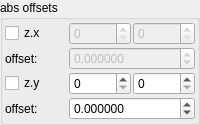
    <widget class="QGroupBox" name="groupBox_3">
     <property name="title">
      <string>abs offsets</string>
     </property>
     <layout class="QVBoxLayout" name="verticalLayout_5" stretch="0">
      <property name="spacing">
       <number>2</number>
      </property>
      <property name="leftMargin">
       <number>2</number>
      </property>
      <property name="topMargin">
       <number>2</number>
      </property>
      <property name="rightMargin">
       <number>2</number>
      </property>
      <property name="bottomMargin">
       <number>2</number>
      </property>
      <item>
       <layout class="QGridLayout" name="gridLayout_10" columnstretch="0,0,0">
        <property name="spacing">
         <number>2</number>
        </property>
        <item row="2" column="0">
         <widget class="MyCheckBox" name="checkBox_transf_function_enabledy">
          <property name="text">
           <string notr="true">z.y</string>
          </property>
         </widget>
        </item>
        <item row="0" column="0">
         <widget class="MyCheckBox" name="checkBox_transf_function_enabledx_false">
          <property name="text">
           <string notr="true">z.x</string>
          </property>
         </widget>
        </item>
        <item row="2" column="2">
         <widget class="MySpinBox" name="spinboxInt_transf_stop_iterations_C">
          <property name="sizePolicy">
           <sizepolicy hsizetype="Minimum" vsizetype="Maximum">
            <horstretch>0</horstretch>
            <verstretch>0</verstretch>
           </sizepolicy>
          </property>
          <property name="maximum">
           <number>999</number>
          </property>
         </widget>
        </item>
        <item row="1" column="0">
         <widget class="QLabel" name="label_43">
          <property name="text">
           <string>offset:</string>
          </property>
         </widget>
        </item>
        <item row="3" column="0">
         <widget class="QLabel" name="label_38">
          <property name="text">
           <string>offset:</string>
          </property>
         </widget>
        </item>
        <item row="2" column="1">
         <widget class="MySpinBox" name="spinboxInt_transf_start_iterations_C">
          <property name="sizePolicy">
           <sizepolicy hsizetype="Minimum" vsizetype="Maximum">
            <horstretch>0</horstretch>
            <verstretch>0</verstretch>
           </sizepolicy>
          </property>
          <property name="maximum">
           <number>999</number>
          </property>
         </widget>
        </item>
        <item row="0" column="2">
         <widget class="MySpinBox" name="spinboxInt_transf_stop_iterations_A">
          <property name="enabled">
           <bool>false</bool>
          </property>
          <property name="sizePolicy">
           <sizepolicy hsizetype="Minimum" vsizetype="Maximum">
            <horstretch>0</horstretch>
            <verstretch>0</verstretch>
           </sizepolicy>
          </property>
          <property name="maximum">
           <number>999</number>
          </property>
         </widget>
        </item>
        <item row="1" column="1" colspan="2">
         <widget class="MyDoubleSpinBox" name="spinbox_transf_offset_0">
          <property name="enabled">
           <bool>false</bool>
          </property>
          <property name="sizePolicy">
           <sizepolicy hsizetype="Minimum" vsizetype="Maximum">
            <horstretch>0</horstretch>
            <verstretch>0</verstretch>
           </sizepolicy>
          </property>
          <property name="prefix">
           <string/>
          </property>
          <property name="suffix">
           <string/>
          </property>
          <property name="decimals">
           <number>6</number>
          </property>
          <property name="minimum">
           <double>-99.989999999999995</double>
          </property>
          <property name="maximum">
           <double>99.989999999999995</double>
          </property>
          <property name="singleStep">
           <double>0.100000000000000</double>
          </property>
         </widget>
        </item>
        <item row="3" column="1" colspan="2">
         <widget class="MyDoubleSpinBox" name="spinbox_transf_offset_05">
          <property name="sizePolicy">
           <sizepolicy hsizetype="Minimum" vsizetype="Maximum">
            <horstretch>0</horstretch>
            <verstretch>0</verstretch>
           </sizepolicy>
          </property>
          <property name="prefix">
           <string/>
          </property>
          <property name="suffix">
           <string/>
          </property>
          <property name="decimals">
           <number>6</number>
          </property>
          <property name="minimum">
           <double>-99.989999999999995</double>
          </property>
          <property name="maximum">
           <double>99.989999999999995</double>
          </property>
          <property name="singleStep">
           <double>0.100000000000000</double>
          </property>
         </widget>
        </item>
        <item row="0" column="1">
         <widget class="MySpinBox" name="spinboxInt_transf_start_iterations_A">
          <property name="enabled">
           <bool>false</bool>
          </property>
          <property name="sizePolicy">
           <sizepolicy hsizetype="Minimum" vsizetype="Maximum">
            <horstretch>0</horstretch>
            <verstretch>0</verstretch>
           </sizepolicy>
          </property>
          <property name="maximum">
           <number>999</number>
          </property>
         </widget>
        </item>
       </layout>
      </item>
     </layout>
    </widget>
